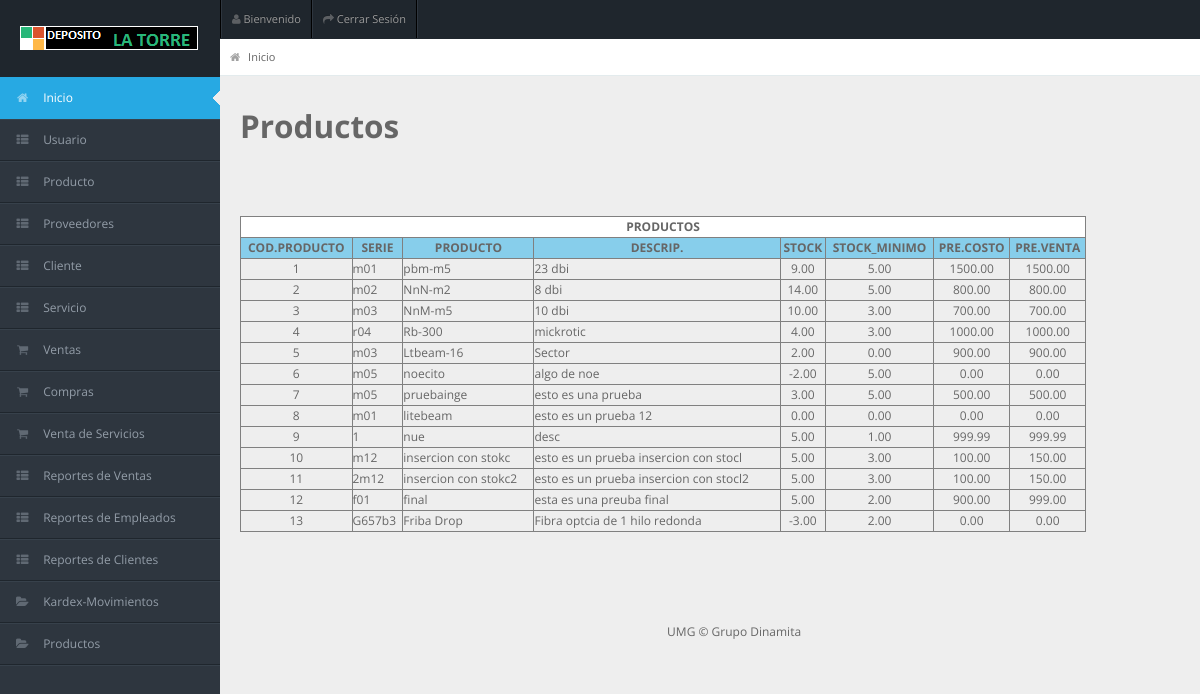
The page /productos.php on the database its author committed.
### tables this page shows
CREATE TABLE `producto` (
  `id_producto` int(11) NOT NULL AUTO_INCREMENT,
  `serie_prod` varchar(45) DEFAULT NULL,
  `nom_prod` varchar(50) NOT NULL,
  `descr_prod` varchar(75) DEFAULT NULL,
  `stock_prod` decimal(8,2) NOT NULL,
  `stockmin_prod` decimal(8,2) DEFAULT NULL,
  `preciocosto_prod` decimal(8,2) DEFAULT NULL,
  `preciovent_prod` decimal(8,2) DEFAULT NULL,
  PRIMARY KEY (`id_producto`)
);

### productos.php (the view, shortened to what this page needs)
<!DOCTYPE html>
<html lang="en">
<head>
<link rel="stylesheet" href="css/bootstrap.min.css" />
<link rel="stylesheet" href="css/bootstrap-responsive.min.css" />
<link rel="stylesheet" href="css/fullcalendar.css" />
<link rel="stylesheet" href="css/matrix-style.css" />
<link rel="stylesheet" href="css/matrix-media.css" />
<link href="font-awesome/css/font-awesome.css" rel="stylesheet" />
<link rel="stylesheet" href="css/jquery.gritter.css" />
</head>
<body>
<div id="header">
  <h1><a href="dashboard.html">Antenas y Servicios</a></h1>
</div>
<div id="user-nav" class="navbar navbar-inverse">
  <ul class="nav">
    <li  class="dropdown" id="profile-messages" ><a title="" href="#" data-toggle="dropdown" data-target="#profile-messages" class="dropdown-toggle"><i class="icon icon-user"></i>  <span class="text">Bienvenido</span><b ></b></a>
    </li>
    <li class=""><a title="" href="index.php"><i class="icon icon-share-alt"></i> <span class="text">Cerrar Sesión</span></a></li>
  </ul>
</div>
<div id="sidebar"><a href="#" class="visible-phone"><i class="icon icon-home"></i>Menú</a>
  <ul>
    <li class="active"><a href="inicio.php"><i class="icon icon-home"></i> <span>Inicio</span></a> </li>
    <li class="submenu"> <a href="#"><i class="icon icon-th-list"></i> <span>Usuario</span> <span class="label label-important"></span></a>
    </li>
    <li class="submenu"> <a href="#"><i class="icon icon-th-list"></i> <span>Producto</span> <span class="label label-important"></span></a>
    </li>
    <li class="submenu"> <a href="#"><i class="icon icon-th-list"></i> <span>Proveedores</span> <span class="label label-important"></span></a>
    </li>
    <li class="submenu"> <a href="#"><i class="icon icon-th-list"></i> <span>Cliente</span> <span class="label label-important"></span></a>
    </li>
        <li class="submenu"> <a href="#"><i class="icon icon-th-list"></i> <span>Servicio</span> <span class="label label-important"></span></a>
    </li>
    <li class="submenu"> <a href="#"><i class="icon-shopping-cart"></i> <span>Ventas</span> <span class="label label-important"></span></a>
    </li>
  <li class="submenu"> <a href="#"><i class="icon-shopping-cart"></i> <span>Compras</span> <span class="label label-important"></span></a>
    </li>
            <li class="submenu"> <a href="#"><i class="icon-shopping-cart"></i> <span>Venta de Servicios</span> <span class="label label-important"></span></a>
    </li>
    <li class="submenu"> <a href="#"><i class="icon icon-th-list"></i> <span>Reportes de Ventas</span> <span class="label label-important"></span></a>
    </li>
    <li class="submenu"> <a href="#"><i class="icon icon-th-list"></i> <span>Reportes de Empleados </span> <span class="label label-important"></span></a>
    </li>
    <li class="submenu"> <a href="#"><i class="icon icon-th-list"></i> <span>Reportes de Clientes</span> <span class="label label-important"></span></a>
    </li>
     <li class="sumbmenu "><a href="movimientos.php"><i class="icon-folder-open"></i> <span>Kardex-Movimientos</span></a> </li>
  <li class="sumbmenu "><a href="productos.php"><i class="icon-folder-open"></i> <span>Productos</span></a> </li>
  </ul>
</div>
<div id="content">
  <div id="content-header">
    <div id="breadcrumb"> <a href="inicio.php" title="Go to Home" class="tip-bottom"><i class="icon-home"></i> Inicio</a></div>
  </div>
  <div class="container-fluid">
<br>
<h2> Productos</h2>
<br>
<table width="90%" border="1" cellspacing="0" cellpadding="0">
  <tr>
    <td colspan="9" bgcolor="white"><CENTER><strong>PRODUCTOS</strong></CENTER></td>
  </tr>
  <tr bgcolor="skyblue">
  <td><CENTER><strong>COD.PRODUCTO</strong></CENTER></td>
  <td><CENTER><strong>SERIE</strong></CENTER></td>
  <td><CENTER><strong>PRODUCTO</strong></CENTER></td>
	<td><CENTER><strong>DESCRIP.</strong></CENTER></td>
  <td><CENTER><strong>STOCK</strong></CENTER></td>
	<td><CENTER><strong>STOCK_MINIMO</strong></CENTER></td>
	<td><CENTER><strong>PRE.COSTO</strong></CENTER></td>
  <td><CENTER><strong>PRE.VENTA</strong></CENTER></td>
  </tr>
<?php
$sql=mysql_query("select * from producto");
while($res=mysql_fetch_array($sql)){
?>
	<tr>
		<td><CENTER><?php echo $res['id_producto']; ?></CENTER> </td>
		<td><?php echo $res['serie_prod']; ?> </td>
		<td><?php echo $res['nom_prod']; ?> </td>
		<td><?php echo $res['descr_prod']; ?> </td>
		<td><CENTER><?php echo $res['stock_prod']; ?> </td>
		<td><CENTER><?php echo $res['stockmin_prod']; ?> </CENTER></td>
		<td><CENTER><?php echo $res['preciocosto_prod']; ?></CENTER> </CENTER></td>
    <td><CENTER><?php echo $res['preciovent_prod']; ?> </CENTER></td>
</tr>
<?php } ?>
</table>
<br>
<div class="row-fluid">
<br>
  <div id="footer" class="span12"> UMG &copy; Grupo Dinamita</div>
</div>
</body>
</html>

### css/matrix-style.css (style rules this page uses)
* { outline:none !important; -moz-outline: none !important; }
html, body { height:100% }
body { overflow-x: hidden; margin-top: -10px; font-family: 'Open Sans', sans-serif; font-size:12px; color:#666; }
a { color:#666; }
#footer { padding:10px; text-align:center; }
#header { height: 77px; position: relative; width: 100%; z-index: -9; }
#header h1 { background: url("../img/logo.png") no-repeat scroll 0 0 transparent; height: 31px; left: 20px; line-height: 600px; overflow: hidden; position: relative; top: 26px; width: 191px; }
#header h1 a { display: block; }
#user-nav { position: absolute; left: 220px; top:0px; z-index: 20; margin: 0; }
#user-nav > ul { margin: 0; padding: 0; list-style: none; border-right: 1px solid #2e363f;border-left: 1px solid #000; }
#user-nav > ul > li { float: left; list-style-type: none; margin: 0; position: relative; padding: 0; border-left: 1px solid #2e363f; border-right: 1px solid #000; }
#user-nav > ul > li > a { padding:9px 10px; display: block; font-size: 11px; }
#user-nav > ul > li > a > i, #sidebar li a i { opacity: .5; margin-top: 2px; }
#sidebar { display: block; float: left; position: relative; width: 220px; z-index: 16; }
#sidebar > ul { list-style: none; margin: 0px 0 0; padding: 0; position: absolute; width: 220px; }
#sidebar > ul > li { display: block; position: relative; }
#sidebar > ul > li > a { padding: 10px 0 10px 15px; display: block; color: #939da8; }
#sidebar > ul > li > a > i { margin-right: 10px; }
#sidebar > ul > li.active > a { background: url("../img/menu-active.png") no-repeat scroll right center transparent !important; text-decoration:none; }
#content { background: none repeat scroll 0 0 #eeeeee; margin-left: 220px; margin-right: 0; padding-bottom: 25px; position: relative; min-height:100%; width: auto; }
#content-header { position: abslute; width: 100%; margin-top: -38px; z-index: 20; }
#breadcrumb { background-color: #fff; border-bottom: 1px solid #e3ebed; }
#breadcrumb a { padding: 8px 20px 8px 10px; display: inline-block; background-image: url('../img/breadcrumb.png'); background-position: center right; background-repeat: no-repeat; font-size: 11px; color: #666666; }
#breadcrumb a:last-child { background-image:none; }
#breadcrumb a i { margin-right: 5px; opacity: .6; }
.stat-boxes .peity_bar_good, .stat-boxes .peity_line_good, { color: #459D1C; }

### css/matrix-media.css (style rules this page uses)
body { background:#2E363F; }
#header { background-color: #1f262d; margin-top:10px; }
#sidebar > ul { border-bottom: 1px solid #37414b }
#sidebar > ul > li { border-top: 1px solid #37414b; border-bottom: 1px solid #1f262d; }
#sidebar > ul > li.active { background-color: #27a9e3; border-bottom: 1px solid #27a9e3; border-top: 1px solid #27a9e3; }
#sidebar > ul > li.active a { color:#fff; text-decoration:none; }

### rows shown on the page
producto: id_producto "1", serie_prod "m01", nom_prod "pbm-m5", descr_prod "23 dbi", stock_prod "9.00", stockmin_prod "5.00", preciocosto_prod "1500.00", preciovent_prod "1500.00"
producto: id_producto "2", serie_prod "m02", nom_prod "NnN-m2", descr_prod "8 dbi", stock_prod "14.00", stockmin_prod "5.00", preciocosto_prod "800.00", preciovent_prod "800.00"
producto: id_producto "3", serie_prod "m03", nom_prod "NnM-m5", descr_prod "10 dbi", stock_prod "10.00", stockmin_prod "3.00", preciocosto_prod "700.00", preciovent_prod "700.00"
producto: id_producto "4", serie_prod "r04", nom_prod "Rb-300", descr_prod "mickrotic", stock_prod "4.00", stockmin_prod "3.00", preciocosto_prod "1000.00", preciovent_prod "1000.00"
producto: id_producto "5", serie_prod "m03", nom_prod "Ltbeam-16", descr_prod "Sector", stock_prod "2.00", stockmin_prod "0.00", preciocosto_prod "900.00", preciovent_prod "900.00"
producto: id_producto "6", serie_prod "m05", nom_prod "noecito", descr_prod "algo de noe", stock_prod "-2.00", stockmin_prod "5.00", preciocosto_prod "0.00", preciovent_prod "0.00"
producto: id_producto "7", serie_prod "m05", nom_prod "pruebainge", descr_prod "esto es una prueba", stock_prod "3.00", stockmin_prod "5.00", preciocosto_prod "500.00", preciovent_prod "500.00"
producto: id_producto "8", serie_prod "m01", nom_prod "litebeam", descr_prod "esto es un prueba 12", stock_prod "0.00", stockmin_prod "0.00", preciocosto_prod "0.00", preciovent_prod "0.00"
producto: id_producto "9", serie_prod "1", nom_prod "nue", descr_prod "desc", stock_prod "5.00", stockmin_prod "1.00", preciocosto_prod "999.99", preciovent_prod "999.99"
producto: id_producto "10", serie_prod "m12", nom_prod "insercion con stokc", descr_prod "esto es un prueba insercion con stocl", stock_prod "5.00", stockmin_prod "3.00", preciocosto_prod "100.00", preciovent_prod "150.00"
producto: id_producto "11", serie_prod "2m12", nom_prod "insercion con stokc2", descr_prod "esto es un prueba insercion con stocl2", stock_prod "5.00", stockmin_prod "3.00", preciocosto_prod "100.00", preciovent_prod "150.00"
producto: id_producto "12", serie_prod "f01", nom_prod "final", descr_prod "esta es una preuba final", stock_prod "5.00", stockmin_prod "2.00", preciocosto_prod "900.00", preciovent_prod "999.00"
producto: id_producto "13", serie_prod "G657b3", nom_prod "Friba Drop", descr_prod "Fibra optcia de 1 hilo redonda", stock_prod "-3.00", stockmin_prod "2.00", preciocosto_prod "0.00", preciovent_prod "0.00"
